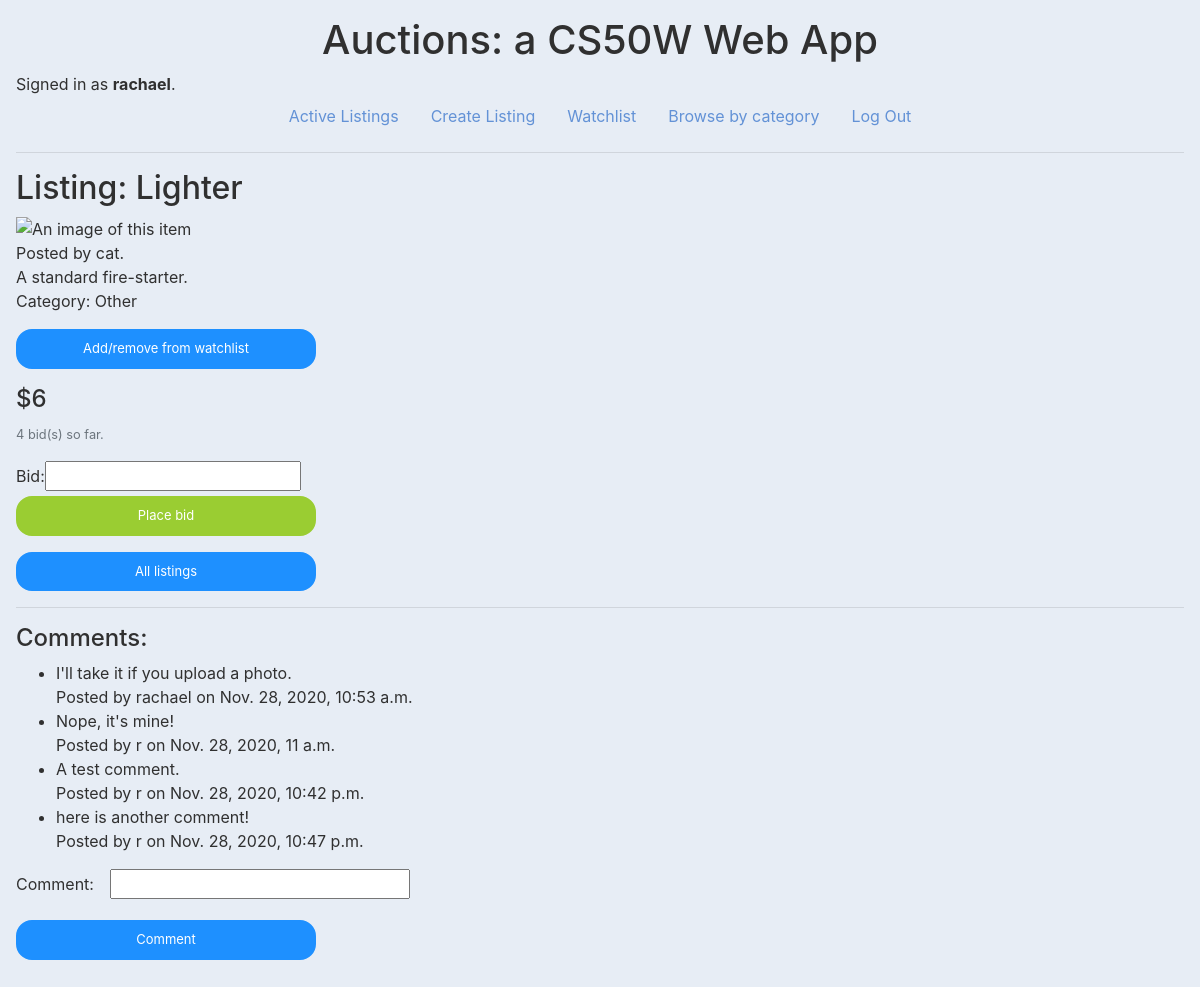
/listing/24 (signed in), run on the app's committed database.
### auctions/models.py (models this page shows, shortened)
class User(AbstractUser):
    pass

class Listing(models.Model):
    name = models.CharField(max_length=150, default="Item name")
    owner = models.ForeignKey(User, on_delete=models.CASCADE, related_name="owner_id", null=True, blank=True)
    description = models.TextField(blank=True)
    startBid = models.IntegerField(default=0)
    imgSrc = models.URLField(blank=True)
    Q = 'Q'
    F = 'F'
    T = 'T'
    E = 'E'
    H = 'H'
    O = 'O'
    CATEGORY_CHOICES = [
        (Q, 'Quick sell'),
        (F, 'Fashion'),
        (T, 'Toys'),
        (E, 'Electronics'),
        (H, 'Home'),
        (O, 'Other')
    ]
    category = models.CharField(max_length=11, choices=CATEGORY_CHOICES)
    datePosted = models.DateTimeField(auto_now=True)
    isOpen = models.BooleanField(default=True)

class Comment(models.Model):
    commenter = models.ForeignKey(User, on_delete=models.CASCADE, related_name="user", blank=True, null=True)
    listingID = models.ForeignKey(Listing, on_delete=models.CASCADE, related_name="listingComment", blank=True, null=True)
    comment = models.CharField(max_length=264)
    dateCommented = models.DateTimeField(auto_now_add=True)
    class Meta:
        ordering = ['dateCommented']

### auctions/views.py (the view)
# urls.py: path("listing/<int:listing_id>", views.listing, name="listing"),
def listing(request, listing_id):
    try:
        item = Listing.objects.get(id=listing_id)
        item_id = item.id
        user = request.user.username
        id_user = request.user
        bidform = BidForm()
        userWatchlist = Watchlist.objects.filter(currentUser=id_user)
        commentForm = CommentForm()
        numBids = len(Bid.objects.filter(listingID=listing_id))
        comments = Comment.objects.filter(listingID=listing_id)
        if request.method == 'POST':
            if 'commentButton' in request.POST:
                commentForm = CommentForm(data=request.POST)
                if commentForm.is_valid():
                    new_comment = Comment()
                    new_comment = commentForm.save(commit=False)
                    new_comment.listingID = item
                    new_comment.commenter = id_user
                    new_comment.save()
                    message = django.contrib.messages.success(request, 'Comment added successfully.')
                    return HttpResponseRedirect(request.META.get('HTTP_REFERER'), {"messages":message})
            if 'watchlistButton' in request.POST:
                for row in userWatchlist:
                    if item == row.itemWatch:
                        userWatchlist.filter(itemWatch=item).delete()
                        message = django.contrib.messages.success(request, 'Item removed from watchlist.')
                        return HttpResponseRedirect(request.META.get('HTTP_REFERER'), {"messages":message})
                w = Watchlist(currentUser=id_user, itemWatch=item)
                w.save()
                message = django.contrib.messages.success(request, 'Item added to watchlist.')
                return HttpResponseRedirect(request.META.get('HTTP_REFERER'), {"messages":message})
            if 'makeBid' in request.POST:
                bidform = BidForm(request.POST)
                if bidform.is_valid():
                    user_bid = bidform.cleaned_data['bid']
                    price = item.startBid
                    if user_bid > price:
                        newBid = Bid(listingID=item, bidder=request.user, amount=user_bid)
                        newBid.save()
                        item.startBid = user_bid
                        item.save()
                        message = django.contrib.messages.success(request, 'Bid placed successfully.')
                        return HttpResponseRedirect(request.META.get('HTTP_REFERER'), {"messages":message})
                    else:
                        message = django.contrib.messages.success(request, 'Error: please bid an amount larger than the current price.')
                        return HttpResponseRedirect(request.META.get('HTTP_REFERER'), {"messages":message})
            elif 'closeAuction' in request.POST:
                item.isOpen = False
                topBid = item.startBid
                topBidObject = Bid.objects.filter(amount = topBid, listingID=item_id)
                if hasattr(topBidObject, 'bidder'):
                    topBidder = topBidObject.bidders
                else:
                    topBidder = item.owner
                item.owner = topBidder
                item.save()
                message = django.contrib.messages.success(request, 'Closed auction successfully.')
                return redirect("/", {"messages":message})
        else:
            try:
                whoBid = Bid.objects.filter(bidder=request.user)[0]
                whoBid1 = whoBid.bidder
                numBids = len(Bid.objects.filter(listingID=listing_id))
                return render(request, "auctions/listing.html", {
                    "item": item,
                    "user_id": user,
                    "commentForm": commentForm,
                    "bidForm": bidform,
                    "numBids": numBids,
                    "whoBid": whoBid1,
                    "watchlist": userWatchlist,
                    "comments": comments
                })
            except:
                numBids = len(Bid.objects.filter(listingID=listing_id))
                return render(request, "auctions/listing.html", {
                    "item": item,
                    "user_id": user,
                    "commentForm": commentForm,
                    "bidForm": bidform,
                    "numBids": numBids,
                    "watchlist": userWatchlist,
                    "comments": comments
                })
    except TypeError:
        return redirect("/error")

### auctions/views.py
class CommentForm(forms.ModelForm):
    class Meta:
        model = Comment
        fields = ('comment',)

class BidForm(forms.Form):
    bid = forms.IntegerField(min_value=0)

### auctions/templates/auctions/listing.html (shortened to what this page needs)
{% extends "auctions/layout.html" %}
{% block body %}
    <h2 class="display">Listing: {{ item.name }}</h2>
    {% if item.imgSrc %}
    <div class="img">
        <img src="{{ item.imgSrc }}" class="listingImg" alt="An image of this item" />
    </div>
    {% endif %}
    <p>Posted by {{ item.owner }}.<br>
    {{ item.description }}<br>
    Category: {{ item.get_category_display }}</p>
    <form action="{% url 'listing' item.id %}" method="post">
        <input type="submit" name="watchlistButton" id="watchlistButton" class="button"
        value="Add/remove from watchlist"></input>
    </form>
    {% if item.isOpen == True %}
   <h4>${{ item.startBid }}</h4>
   <p class="text-muted"><small>
       {{ numBids }} bid(s) so far.
    </small></p>
        {% if item.owner == user %}
        <form action="{% url 'listing' item.id %}" method="post">
            {% csrf_token %}
            <input type="submit" class="button btn-danger" value="Close auction" name="closeAuction" id="closeAuction"></input>
        </form>
        {% else %}
            <form action="{% url 'listing' item.id %}" method="post">
                {{ bidForm }}
                <input type="submit" class="button btn-green" value="Place bid" id="makeBid" name="makeBid"></input>
            </form>
        {% endif %}
    {% endif %}
    <input type="button" class="button" value="All listings" id="homeButton"></input>
    <hr>
    <h4>Comments:</h4>
<ul class="commentsList">
    {% for comment in comments %}
            <li>{{ comment.comment }}<br>
            Posted by {{ comment.commenter }} on {{ comment.dateCommented }}</li>
    {% endfor %}
</ul>
    <form action="{% url 'listing' item.id %}" method="post" class="commentForm">
        {{ commentForm }}
        <input type="submit" class="button commentForm" value="Comment" id="commentButton" name="commentButton"></input>
    </form>
{% endblock %}

### auctions/templates/auctions/layout.html (shortened to what this page needs)
{% load static %}
<!DOCTYPE html>
<html lang="en">
    <head>
        <link rel="stylesheet" href="https://stackpath.bootstrapcdn.com/bootstrap/4.4.1/css/bootstrap.min.css">
        <link href="{% static 'auctions/styles.css' %}" rel="stylesheet">
    </head>
    <body>
        <div class="row">
            <div class="col d-flex justify-content-center text-center">
                <h1>Auctions: a CS50W Web App</h1>
            </div>
        </div>
        <div class="row">
            <div class="col">
                <div>
                    {% if user.is_authenticated %}
                        Signed in as <strong>{{ user.username }}</strong>.
                    {% else %}
                        Not signed in.
                    {% endif %}
                </div>
            </div>
        </div>
        <div class="row">
            <div class="col d-flex justify-content-center">
        <ul class="nav">
            <li class="nav-item">
                <a class="nav-link" href="{% url 'index' %}">Active Listings</a>
            </li>
            {% if user.is_authenticated %}
                <li class="nav-item">
                    <a class="nav-link" href="{% url 'new' %}">Create Listing</a>
                </li>
                <li class="nav-item">
                    <a class="nav-link" href="{% url 'watchlist' %}">Watchlist</a>
                </li>
                <li class="nav-item">
                    <a class="nav-link" href="{% url 'categories' %}">Browse by category</a>
                </li>
                <li class="nav-item">
                    <a class="nav-link" href="{% url 'logout' %}">Log Out</a>
                </li>
            {% endif %}
        </ul>
    </div>
</div>
        <hr>
        {% block body %}
        {% endblock %}
    </body>
</html>

### auctions/static/auctions/styles.css (style rules this page uses)
body { padding:1rem; background-color:#E7EDF5; color:#303030; }
a { color:#6392D6; }
.button { display:block; font-size: small; color:white; padding:0.5rem 1rem; margin-bottom:1rem; border-radius: 1rem; border:2px dodgerblue solid; background-color:dodgerblue; width:300px; }
.btn-green { background-color: yellowgreen; border-color: yellowgreen; }
.listingImg { max-width: 300px; }
.commentForm { margin: 1rem 0; }
.commentForm input { width:300px; }
.commentForm label { padding-right:1rem; }

### data on the page
User: username "rachael"
Listing: name "Lighter", owner "cat", description "A standard fire-starter.", category "Other", startBid "6"
Comment: comment "I'll take it if you upload a photo.", commenter "rachael", dateCommented "Nov. 28, 2020, 10:53 a.m."
Comment: comment "Nope, it's mine!", commenter "r", dateCommented "Nov. 28, 2020, 11 a.m."
Comment: comment "A test comment.", commenter "r", dateCommented "Nov. 28, 2020, 10:42 p.m."
Comment: comment "here is another comment!", commenter "r", dateCommented "Nov. 28, 2020, 10:47 p.m."

### other printed values
{{ numBids }} "4"
